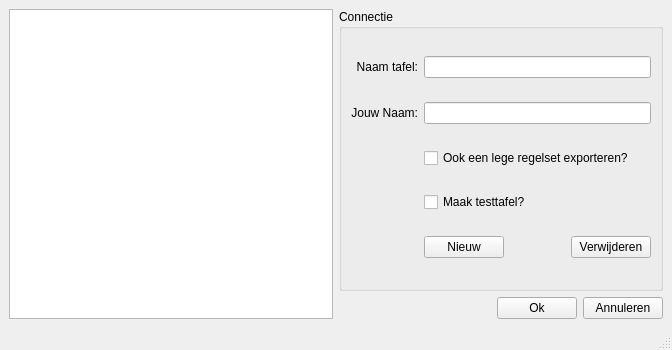
<?xml version="1.0" encoding="UTF-8"?>
<ui version="4.0">
 <class>SettingsDialog</class>
 <widget class="QMainWindow" name="SettingsDialog">
  <property name="geometry">
   <rect>
    <x>0</x>
    <y>0</y>
    <width>672</width>
    <height>350</height>
   </rect>
  </property>
  <property name="windowTitle">
   <string>MainWindow</string>
  </property>
  <property name="dockNestingEnabled">
   <bool>true</bool>
  </property>
  <widget class="QWidget" name="centralwidget">
   <layout class="QHBoxLayout" name="horizontalLayout_4">
    <item>
     <widget class="QListWidget" name="connectionsWidget"/>
    </item>
    <item>
     <layout class="QVBoxLayout" name="verticalLayout">
      <item>
       <widget class="QGroupBox" name="groupBox">
        <property name="title">
         <string>Connectie</string>
        </property>
        <layout class="QGridLayout" name="gridLayout">
         <item row="4" column="1">
          <layout class="QHBoxLayout" name="horizontalLayout_2">
           <item>
            <widget class="QPushButton" name="newButton">
             <property name="text">
              <string>Nieuw</string>
             </property>
            </widget>
           </item>
           <item>
            <spacer name="horizontalSpacer">
             <property name="orientation">
              <enum>Qt::Horizontal</enum>
             </property>
             <property name="sizeHint" stdset="0">
              <size>
               <width>40</width>
               <height>20</height>
              </size>
             </property>
            </spacer>
           </item>
           <item>
            <widget class="QPushButton" name="deleteButton">
             <property name="text">
              <string>Verwijderen</string>
             </property>
            </widget>
           </item>
          </layout>
         </item>
         <item row="0" column="0">
          <widget class="QLabel" name="label_5">
           <property name="text">
            <string>Naam tafel:</string>
           </property>
           <property name="alignment">
            <set>Qt::AlignRight|Qt::AlignTrailing|Qt::AlignVCenter</set>
           </property>
          </widget>
         </item>
         <item row="0" column="1">
          <widget class="QLineEdit" name="tableName"/>
         </item>
         <item row="2" column="1">
          <widget class="QCheckBox" name="emptyRuleSetExporter">
           <property name="text">
            <string>Ook een lege regelset exporteren?</string>
           </property>
          </widget>
         </item>
         <item row="1" column="1">
          <widget class="QLineEdit" name="playerName"/>
         </item>
         <item row="1" column="0">
          <widget class="QLabel" name="label_4">
           <property name="text">
            <string>Jouw Naam:</string>
           </property>
           <property name="alignment">
            <set>Qt::AlignRight|Qt::AlignTrailing|Qt::AlignVCenter</set>
           </property>
          </widget>
         </item>
         <item row="3" column="1">
          <widget class="QCheckBox" name="checkBox">
           <property name="text">
            <string>Maak testtafel?</string>
           </property>
          </widget>
         </item>
        </layout>
       </widget>
      </item>
      <item>
       <layout class="QHBoxLayout" name="horizontalLayout_3">
        <item>
         <spacer name="horizontalSpacer_2">
          <property name="orientation">
           <enum>Qt::Horizontal</enum>
          </property>
          <property name="sizeHint" stdset="0">
           <size>
            <width>40</width>
            <height>20</height>
           </size>
          </property>
         </spacer>
        </item>
        <item>
         <widget class="QPushButton" name="okButton">
          <property name="text">
           <string>Ok</string>
          </property>
         </widget>
        </item>
        <item>
         <widget class="QPushButton" name="cancelButton">
          <property name="text">
           <string>Annuleren</string>
          </property>
         </widget>
        </item>
       </layout>
      </item>
     </layout>
    </item>
   </layout>
  </widget>
  <widget class="QStatusBar" name="statusbar"/>
  <action name="action_New">
   <property name="text">
    <string>&amp;new</string>
   </property>
   <property name="shortcut">
    <string>Ctrl+N</string>
   </property>
  </action>
  <action name="action_Open">
   <property name="text">
    <string>&amp;Open</string>
   </property>
   <property name="shortcut">
    <string>Ctrl+O</string>
   </property>
  </action>
  <action name="action_Save_As">
   <property name="text">
    <string>Save &amp;As</string>
   </property>
  </action>
  <action name="actionE_xit">
   <property name="text">
    <string>E&amp;xit</string>
   </property>
   <property name="shortcut">
    <string>Ctrl+Q</string>
   </property>
  </action>
  <action name="action_Save">
   <property name="text">
    <string>&amp;Save</string>
   </property>
   <property name="shortcut">
    <string>Ctrl+S</string>
   </property>
  </action>
  <action name="action_Close">
   <property name="text">
    <string>Sluiten</string>
   </property>
   <property name="shortcut">
    <string>Ctrl+W</string>
   </property>
  </action>
  <action name="actionTo_Prolog">
   <property name="text">
    <string>Naar &amp;Prolog</string>
   </property>
  </action>
  <action name="actionShow_Code">
   <property name="text">
    <string>Show rules (prolog code)</string>
   </property>
  </action>
  <action name="actionShow_information">
   <property name="text">
    <string>Show information</string>
   </property>
  </action>
  <action name="actionAdd_table">
   <property name="text">
    <string>Add table</string>
   </property>
  </action>
  <action name="actionConnect_to_table">
   <property name="text">
    <string>Connect to table</string>
   </property>
  </action>
 </widget>
 <resources/>
 <connections>
  <connection>
   <sender>actionE_xit</sender>
   <signal>triggered()</signal>
   <receiver>SettingsDialog</receiver>
   <slot>close()</slot>
   <hints>
    <hint type="sourcelabel">
     <x>-1</x>
     <y>-1</y>
    </hint>
    <hint type="destinationlabel">
     <x>414</x>
     <y>402</y>
    </hint>
   </hints>
  </connection>
 </connections>
</ui>
